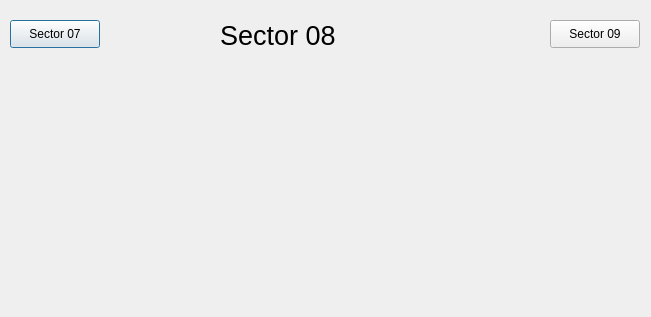
<?xml version='1.0' encoding='UTF-8'?>
<ui version="4.0">
 <class>Dialog</class>
 <widget class="QDialog" name="Dialog">
  <property name="geometry">
   <rect>
    <x>0</x>
    <y>0</y>
    <width>651</width>
    <height>317</height>
   </rect>
  </property>
  <property name="windowTitle">
   <string>Dialog</string>
  </property>
  <widget class="QLabel" name="label_2">
   <property name="geometry">
    <rect>
     <x>220</x>
     <y>20</y>
     <width>131</width>
     <height>31</height>
    </rect>
   </property>
   <property name="font">
    <font>
     <pointsize>20</pointsize>
    </font>
   </property>
   <property name="text">
    <string>Sector 08</string>
   </property>
  </widget>
  <widget class="QEForm" name="asguiformplugin">
   <property name="geometry">
    <rect>
     <x>10</x>
     <y>60</y>
     <width>631</width>
     <height>251</height>
    </rect>
   </property>
   <property name="uiFile" stdset="0">
    <string>SectorVacuumSchematic.ui</string>
   </property>
   <property name="variableSubstitutions" stdset="0">
    <string>SR=08 SRPREV=07</string>
   </property>
  </widget>
  <widget class="QEPushButton" name="guipushbuttonplugin">
   <property name="geometry">
    <rect>
     <x>10</x>
     <y>20</y>
     <width>90</width>
     <height>28</height>
    </rect>
   </property>
   <property name="text">
    <string>Sector 07</string>
   </property>
   <property name="guiFile" stdset="0">
    <string>SVS07.ui</string>
   </property>
   <property name="creationOption" stdset="0">
    <enum>QE::Open</enum>
   </property>
  </widget>
  <widget class="QEPushButton" name="guipushbuttonplugin_2">
   <property name="geometry">
    <rect>
     <x>550</x>
     <y>20</y>
     <width>90</width>
     <height>28</height>
    </rect>
   </property>
   <property name="text">
    <string>Sector 09</string>
   </property>
   <property name="guiFile" stdset="0">
    <string>SVS09.ui</string>
   </property>
   <property name="creationOption" stdset="0">
    <enum>QE::Open</enum>
   </property>
  </widget>
 </widget>
 <customwidgets>
  <customwidget>
   <class>QEForm</class>
   <extends>QWidget</extends>
   <header>QEForm.h</header>
  </customwidget>
  <customwidget>
   <class>QEPushButton</class>
   <extends>QPushButton</extends>
   <header>QEPushButton.h</header>
  </customwidget>
 </customwidgets>
 <resources></resources>
 <connections></connections>
</ui>
